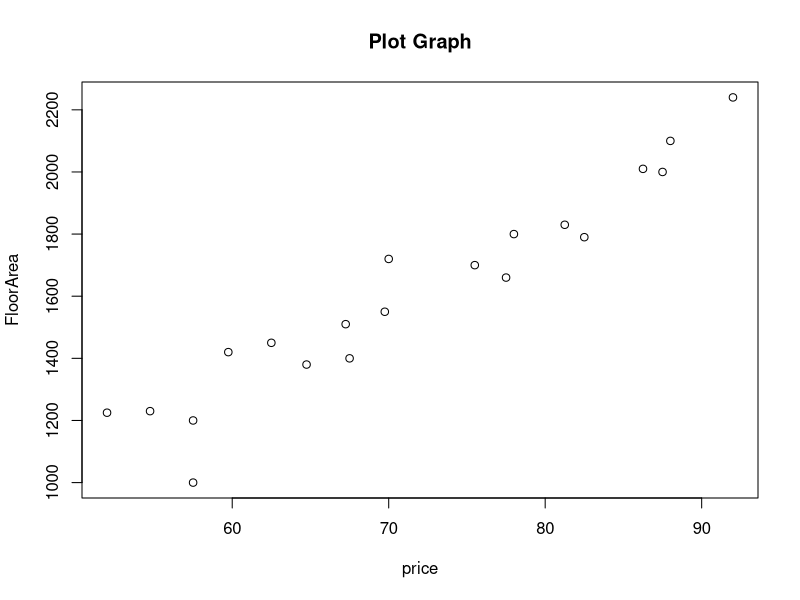
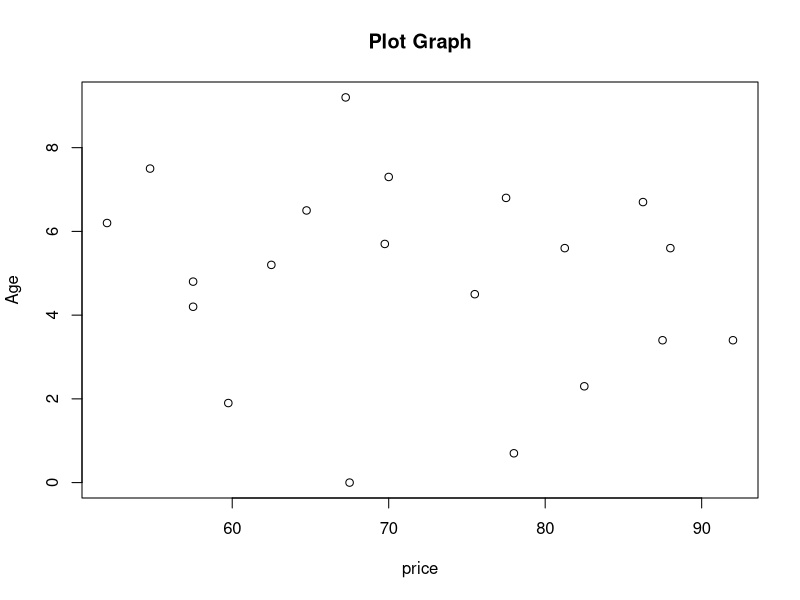
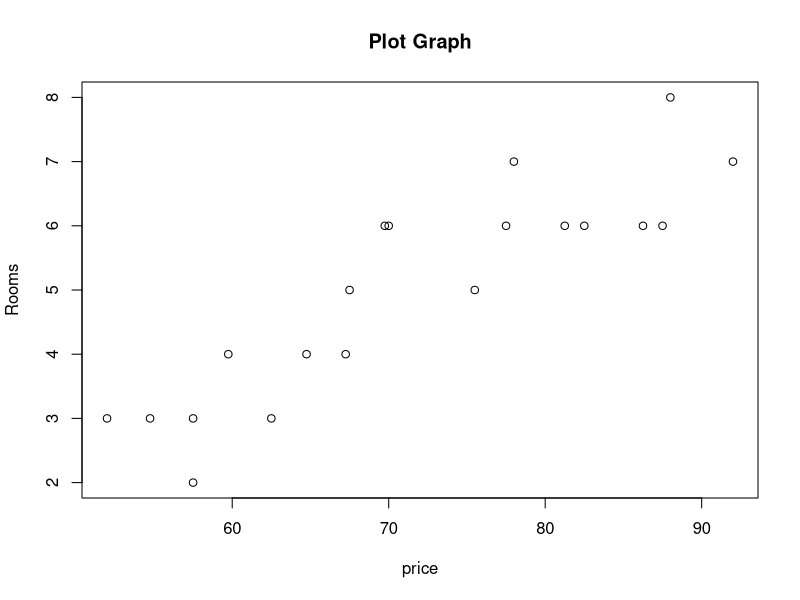
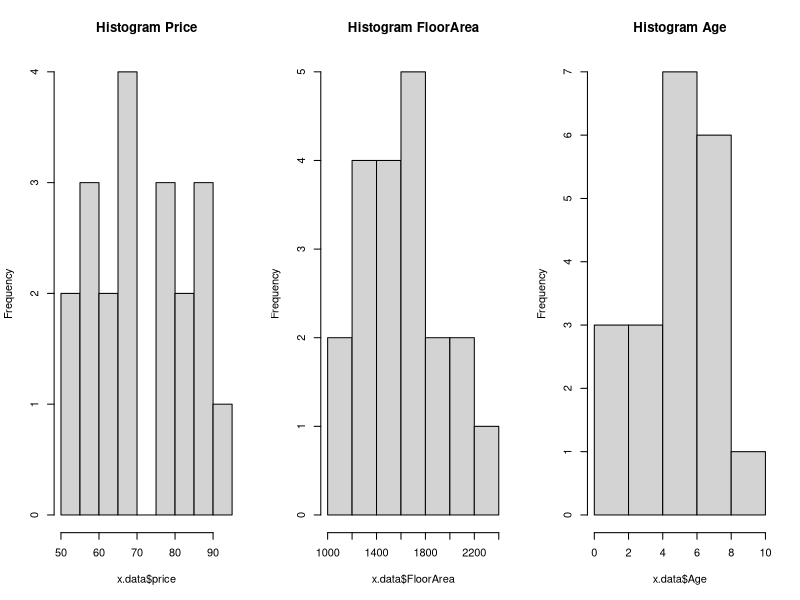
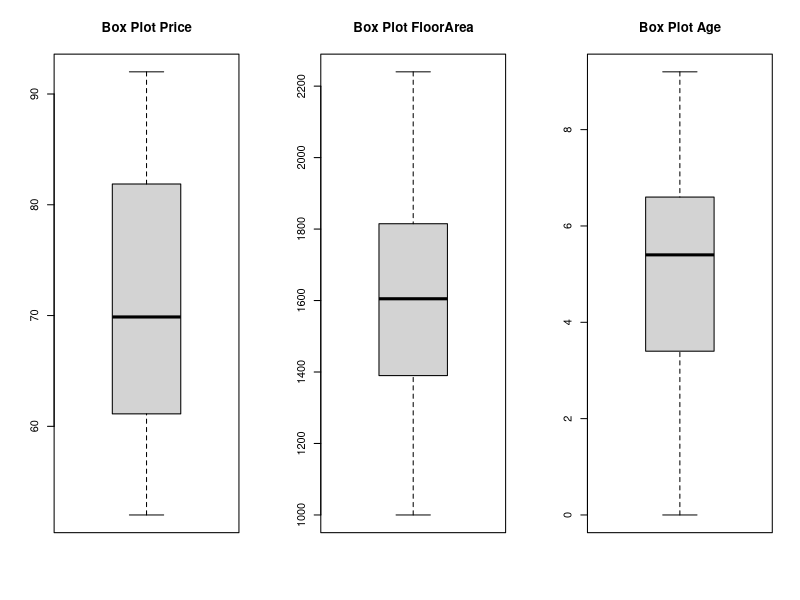
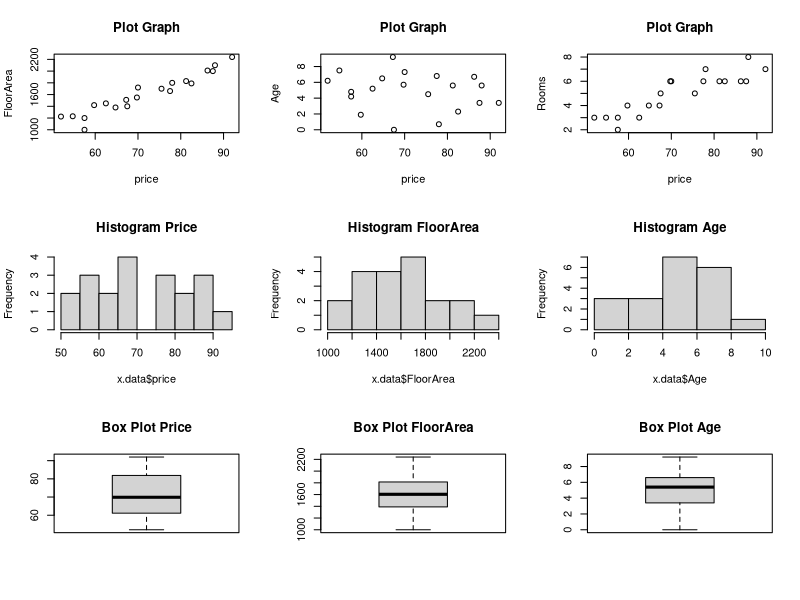

Recreate these plots in R, in order.
#
# Hands on exercise on R
# Day 1 - Basics about R
# Author @Gudi Varaprasad - 19BCE7048
# Date : 10-11-2020
# 
#----------------------------------------------------
#1
# a) 
x = (1:10)
print(x)
# b)
sum(x)
# c)
mean(x)
median(x)
# d)
print(sum(x*x))
# e)
print(sum(abs(x-mean(x))/length(x)))


#2
x.data <- data.frame(
  price = c (52.00, 54.75, 57.50, 57.50, 59.75, 62.50, 64.75, 67.25, 67.50, 69.75, 70.00, 75.50, 77.50, 78.00, 81.25, 82.50, 86.25, 87.50, 88.00, 92.00), 
  FloorArea = c(1225, 1230, 1200, 1000, 1420, 1450, 1380, 1510, 1400, 1550, 1720, 1700, 1660, 1800, 1830, 1790, 2010, 2000, 2100, 2240),
  Rooms = c(3, 3, 3, 2, 4, 3, 4, 4, 5, 6, 6, 5, 6, 7, 6, 6, 6, 6, 8, 7),
  Age = c(6.2, 7.5, 4.2, 4.8, 1.9, 5.2, 6.5, 9.2, 0.0, 5.7, 7.3, 4.5, 6.8, 0.7, 5.6, 2.3, 6.7, 3.4, 5.6, 3.4),
  CentralHeating = c("YES", "NO", "NO", "NO", "YES", "YES", "NO", "NO", "NO", "NO", "YES", "NO", "YES", "YES","YES", "NO", "YES", "NO", "YES", "YES") 
)
print(x.data)

# a)
length(x.data)

# b)
NROW(x.data)
NCOL(x.data)

# c)
names(x.data)

# d)
# head #tail

# e)
x.data[1:5,1:3]

# f)
x.data[c(1,3,6,10),c(2,4,5)]

# g)


#3
x.data <- data.frame(
  price = c (52.00, 54.75, 57.50, 57.50, 59.75, 62.50, 64.75, 67.25, 67.50, 69.75, 70.00, 75.50, 77.50, 78.00, 81.25, 82.50, 86.25, 87.50, 88.00, 92.00), 
  FloorArea = c(1225, 1230, 1200, 1000, 1420, 1450, 1380, 1510, 1400, 1550, 1720, 1700, 1660, 1800, 1830, 1790, 2010, 2000, 2100, 2240),
  Rooms = c(3, 3, 3, 2, 4, 3, 4, 4, 5, 6, 6, 5, 6, 7, 6, 6, 6, 6, 8, 7),
  Age = c(6.2, 7.5, 4.2, 4.8, 1.9, 5.2, 6.5, 9.2, 0.0, 5.7, 7.3, 4.5, 6.8, 0.7, 5.6, 2.3, 6.7, 3.4, 5.6, 3.4),
  CentralHeating = c("YES", "NO", "NO", "NO", "YES", "YES", "NO", "NO", "NO", "NO", "YES", "NO", "YES", "YES","YES", "NO", "YES", "NO", "YES", "YES") 
)

# a)
mean(x.data$price)
median(x.data$price)
sd(x.data$price)

mean(x.data$FloorArea)
median(x.data$FloorArea)
sd(x.data$FloorArea)

mean(x.data$Rooms)
median(x.data$Rooms)
sd(x.data$Rooms)

mean(x.data$Age)
median(x.data$Age)
sd(x.data$Age)


# b)
print(nrow(subset(x.data,x.data$CentralHeating=='YES')))
print(nrow(subset(x.data,x.data$CentralHeating=='NO')))

# c)
plot(x.data$price,x.data$FloorArea, xlab = "price", ylab = "FloorArea", main="Plot Graph")
plot(x.data$price,x.data$Age, xlab = "price", ylab = "Age", main="Plot Graph")
plot(x.data$price,x.data$Rooms, xlab = "price", ylab = "Rooms", main="Plot Graph")

# d)
par(mfrow=c(1,3))
hist(x.data$price, main="Histogram Price")
hist(x.data$FloorArea, main="Histogram FloorArea")
hist(x.data$Age, main="Histogram Age")

# e)
par(mfrow=c(1,3))
boxplot(x.data$price, main="Box Plot Price")
boxplot(x.data$FloorArea, main="Box Plot FloorArea")
boxplot(x.data$Age, main="Box Plot Age")

# f)
par(mfrow=c(3,3))
plot(x.data$price,x.data$FloorArea, xlab = "price", ylab = "FloorArea", main="Plot Graph")
plot(x.data$price,x.data$Age, xlab = "price", ylab = "Age", main="Plot Graph")
plot(x.data$price,x.data$Rooms, xlab = "price", ylab = "Rooms", main="Plot Graph")
hist(x.data$price, main="Histogram Price")
hist(x.data$FloorArea, main="Histogram FloorArea")
hist(x.data$Age, main="Histogram Age")
boxplot(x.data$price, main="Box Plot Price")
boxplot(x.data$FloorArea, main="Box Plot FloorArea")
boxplot(x.data$Age, main="Box Plot Age")

# GVP
